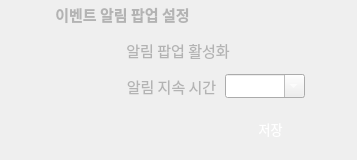
          <widget class="QWidget" name="widget_14" native="true">
           <property name="maximumSize">
            <size>
             <width>16777215</width>
             <height>166</height>
            </size>
           </property>
           <layout class="QVBoxLayout" name="verticalLayout_62">
            <property name="spacing">
             <number>8</number>
            </property>
            <property name="topMargin">
             <number>0</number>
            </property>
            <item>
             <layout class="QHBoxLayout" name="horizontalLayout_62">
              <item>
               <spacer name="horizontalSpacer_56">
                <property name="orientation">
                 <enum>Qt::Orientation::Horizontal</enum>
                </property>
                <property name="sizeType">
                 <enum>QSizePolicy::Policy::Fixed</enum>
                </property>
                <property name="sizeHint" stdset="0">
                 <size>
                  <width>13</width>
                  <height>20</height>
                 </size>
                </property>
               </spacer>
              </item>
              <item>
               <widget class="QLabel" name="setting_event_pop_up_label">
                <property name="minimumSize">
                 <size>
                  <width>197</width>
                  <height>28</height>
                 </size>
                </property>
                <property name="maximumSize">
                 <size>
                  <width>9999</width>
                  <height>28</height>
                 </size>
                </property>
                <property name="font">
                 <font>
                  <family>Sans</family>
                  <pointsize>11</pointsize>
                  <bold>true</bold>
                 </font>
                </property>
                <property name="styleSheet">
                 <string notr="true">color: rgb(179,179,179);
background-color: rgba(255, 255, 255, 0);</string>
                </property>
                <property name="text">
                 <string>이벤트 알림 팝업 설정</string>
                </property>
                <property name="alignment">
                 <set>Qt::AlignmentFlag::AlignCenter</set>
                </property>
               </widget>
              </item>
              <item>
               <spacer name="horizontalSpacer_50">
                <property name="orientation">
                 <enum>Qt::Orientation::Horizontal</enum>
                </property>
                <property name="sizeHint" stdset="0">
                 <size>
                  <width>40</width>
                  <height>20</height>
                 </size>
                </property>
               </spacer>
              </item>
             </layout>
            </item>
            <item>
             <layout class="QHBoxLayout" name="horizontalLayout_100">
              <item>
               <spacer name="horizontalSpacer_58">
                <property name="orientation">
                 <enum>Qt::Orientation::Horizontal</enum>
                </property>
                <property name="sizeType">
                 <enum>QSizePolicy::Policy::Fixed</enum>
                </property>
                <property name="sizeHint" stdset="0">
                 <size>
                  <width>115</width>
                  <height>20</height>
                 </size>
                </property>
               </spacer>
              </item>
              <item>
               <widget class="QLabel" name="setting_event_pop_up_active_label">
                <property name="minimumSize">
                 <size>
                  <width>91</width>
                  <height>28</height>
                 </size>
                </property>
                <property name="maximumSize">
                 <size>
                  <width>140</width>
                  <height>28</height>
                 </size>
                </property>
                <property name="font">
                 <font>
                  <family>Sans</family>
                  <pointsize>11</pointsize>
                 </font>
                </property>
                <property name="styleSheet">
                 <string notr="true">color: rgb(179,179,179);
background-color: rgba(255, 255, 255, 0);</string>
                </property>
                <property name="text">
                 <string>알림 팝업 활성화</string>
                </property>
                <property name="alignment">
                 <set>Qt::AlignmentFlag::AlignCenter</set>
                </property>
               </widget>
              </item>
              <item>
               <widget class="QPushButton" name="setting_event_pop_up_active_bnt">
                <property name="minimumSize">
                 <size>
                  <width>61</width>
                  <height>25</height>
                 </size>
                </property>
                <property name="maximumSize">
                 <size>
                  <width>61</width>
                  <height>25</height>
                 </size>
                </property>
                <property name="styleSheet">
                 <string notr="true">QPushButton {
    background-color: transparent;
    border: none;
    padding: 0px; /* 패딩도 0으로 설정 */
    outline: none;
}

/* hover, pressed 상태에도 아무 효과 없음 */
QPushButton:hover {
    background-color: transparent;
    border: none;
}

QPushButton:pressed {
    background-color: transparent;
    border: none;
}</string>
                </property>
                <property name="text">
                 <string/>
                </property>
                <property name="icon">
                 <iconset resource="../../v1.6.0/resourece.qrc">
                  <normaloff>:/ui/ui/images/icon-switch-off.png</normaloff>
                  <normalon>:/ui/ui/images/icon-switch-on.png</normalon>
                  <selectedoff>:/ui/ui/images/icon-switch-off.png</selectedoff>
                  <selectedon>:/ui/ui/images/icon-switch-on.png</selectedon>:/ui/ui/images/icon-switch-off.png</iconset>
                </property>
                <property name="iconSize">
                 <size>
                  <width>55</width>
                  <height>103</height>
                 </size>
                </property>
                <property name="checkable">
                 <bool>true</bool>
                </property>
               </widget>
              </item>
              <item>
               <spacer name="horizontalSpacer_59">
                <property name="orientation">
                 <enum>Qt::Orientation::Horizontal</enum>
                </property>
                <property name="sizeHint" stdset="0">
                 <size>
                  <width>40</width>
                  <height>20</height>
                 </size>
                </property>
               </spacer>
              </item>
             </layout>
            </item>
            <item>
             <layout class="QHBoxLayout" name="horizontalLayout_101">
              <item>
               <spacer name="horizontalSpacer_139">
                <property name="orientation">
                 <enum>Qt::Orientation::Horizontal</enum>
                </property>
                <property name="sizeType">
                 <enum>QSizePolicy::Policy::Fixed</enum>
                </property>
                <property name="sizeHint" stdset="0">
                 <size>
                  <width>115</width>
                  <height>20</height>
                 </size>
                </property>
               </spacer>
              </item>
              <item>
               <widget class="QLabel" name="setting_event_pop_up_duration_bnt">
                <property name="minimumSize">
                 <size>
                  <width>91</width>
                  <height>28</height>
                 </size>
                </property>
                <property name="maximumSize">
                 <size>
                  <width>120</width>
                  <height>28</height>
                 </size>
                </property>
                <property name="font">
                 <font>
                  <family>Sans</family>
                  <pointsize>11</pointsize>
                 </font>
                </property>
                <property name="styleSheet">
                 <string notr="true">color: rgb(179,179,179);
background-color: rgba(255, 255, 255, 0);</string>
                </property>
                <property name="text">
                 <string>알림 지속 시간</string>
                </property>
                <property name="alignment">
                 <set>Qt::AlignmentFlag::AlignCenter</set>
                </property>
               </widget>
              </item>
              <item>
               <widget class="QComboBox" name="setting_event_pop_up_duration_box">
                <property name="sizePolicy">
                 <sizepolicy hsizetype="Fixed" vsizetype="Fixed">
                  <horstretch>0</horstretch>
                  <verstretch>0</verstretch>
                 </sizepolicy>
                </property>
                <property name="minimumSize">
                 <size>
                  <width>80</width>
                  <height>24</height>
                 </size>
                </property>
                <property name="maximumSize">
                 <size>
                  <width>68</width>
                  <height>24</height>
                 </size>
                </property>
                <property name="font">
                 <font>
                  <family>Sans</family>
                  <pointsize>10</pointsize>
                  <bold>false</bold>
                 </font>
                </property>
                <property name="styleSheet">
                 <string notr="true">color: rgb(255, 255, 255);
selection-background-color: rgb(13, 16, 23);

</string>
                </property>
                <property name="editable">
                 <bool>true</bool>
                </property>
                <property name="minimumContentsLength">
                 <number>0</number>
                </property>
                <item>
                 <property name="text">
                  <string>3초</string>
                 </property>
                </item>
                <item>
                 <property name="text">
                  <string>5초</string>
                 </property>
                </item>
                <item>
                 <property name="text">
                  <string>10초</string>
                 </property>
                </item>
                <item>
                 <property name="text">
                  <string>60초</string>
                 </property>
                </item>
                <item>
                 <property name="text">
                  <string>없음</string>
                 </property>
                </item>
               </widget>
              </item>
              <item>
               <spacer name="horizontalSpacer_140">
                <property name="orientation">
                 <enum>Qt::Orientation::Horizontal</enum>
                </property>
                <property name="sizeHint" stdset="0">
                 <size>
                  <width>40</width>
                  <height>20</height>
                 </size>
                </property>
               </spacer>
              </item>
             </layout>
            </item>
            <item>
             <layout class="QHBoxLayout" name="horizontalLayout_102">
              <item>
               <spacer name="horizontalSpacer_141">
                <property name="orientation">
                 <enum>Qt::Orientation::Horizontal</enum>
                </property>
                <property name="sizeType">
                 <enum>QSizePolicy::Policy::Fixed</enum>
                </property>
                <property name="sizeHint" stdset="0">
                 <size>
                  <width>224</width>
                  <height>20</height>
                 </size>
                </property>
               </spacer>
              </item>
              <item>
               <widget class="QPushButton" name="setting_event_pop_up_save_bnt">
                <property name="sizePolicy">
                 <sizepolicy hsizetype="Expanding" vsizetype="Expanding">
                  <horstretch>0</horstretch>
                  <verstretch>0</verstretch>
                 </sizepolicy>
                </property>
                <property name="minimumSize">
                 <size>
                  <width>71</width>
                  <height>41</height>
                 </size>
                </property>
                <property name="maximumSize">
                 <size>
                  <width>71</width>
                  <height>41</height>
                 </size>
                </property>
                <property name="font">
                 <font>
                  <family>Sans</family>
                  <pointsize>10</pointsize>
                 </font>
                </property>
                <property name="cursor">
                 <cursorShape>PointingHandCursor</cursorShape>
                </property>
                <property name="styleSheet">
                 <string notr="true">background-color: qlineargradient(
    spread:pad,
    x1:0, y1:0, x2:0, y2:1,
    stop:0.0 rgba(112, 210, 112, 255),
    stop:0.3 rgba(0, 196, 0, 255)
);
color: rgb(255, 255, 255);
border-radius: 19px;

</string>
                </property>
                <property name="text">
                 <string>저장</string>
                </property>
               </widget>
              </item>
              <item>
               <spacer name="horizontalSpacer_142">
                <property name="orientation">
                 <enum>Qt::Orientation::Horizontal</enum>
                </property>
                <property name="sizeType">
                 <enum>QSizePolicy::Policy::Expanding</enum>
                </property>
                <property name="sizeHint" stdset="0">
                 <size>
                  <width>40</width>
                  <height>20</height>
                 </size>
                </property>
               </spacer>
              </item>
             </layout>
            </item>
           </layout>
          </widget>
